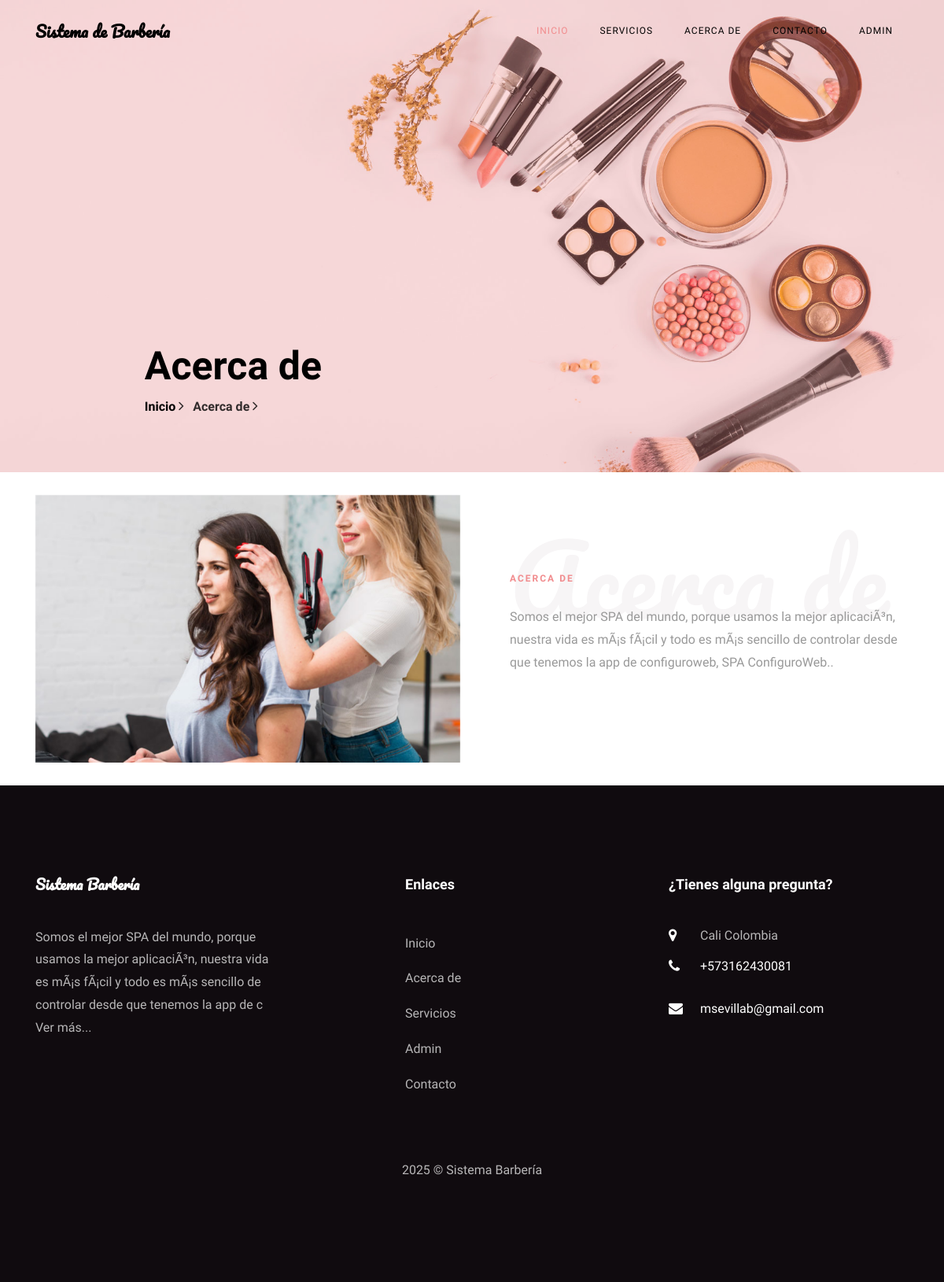
The page /about.php on the database as committed earlier.
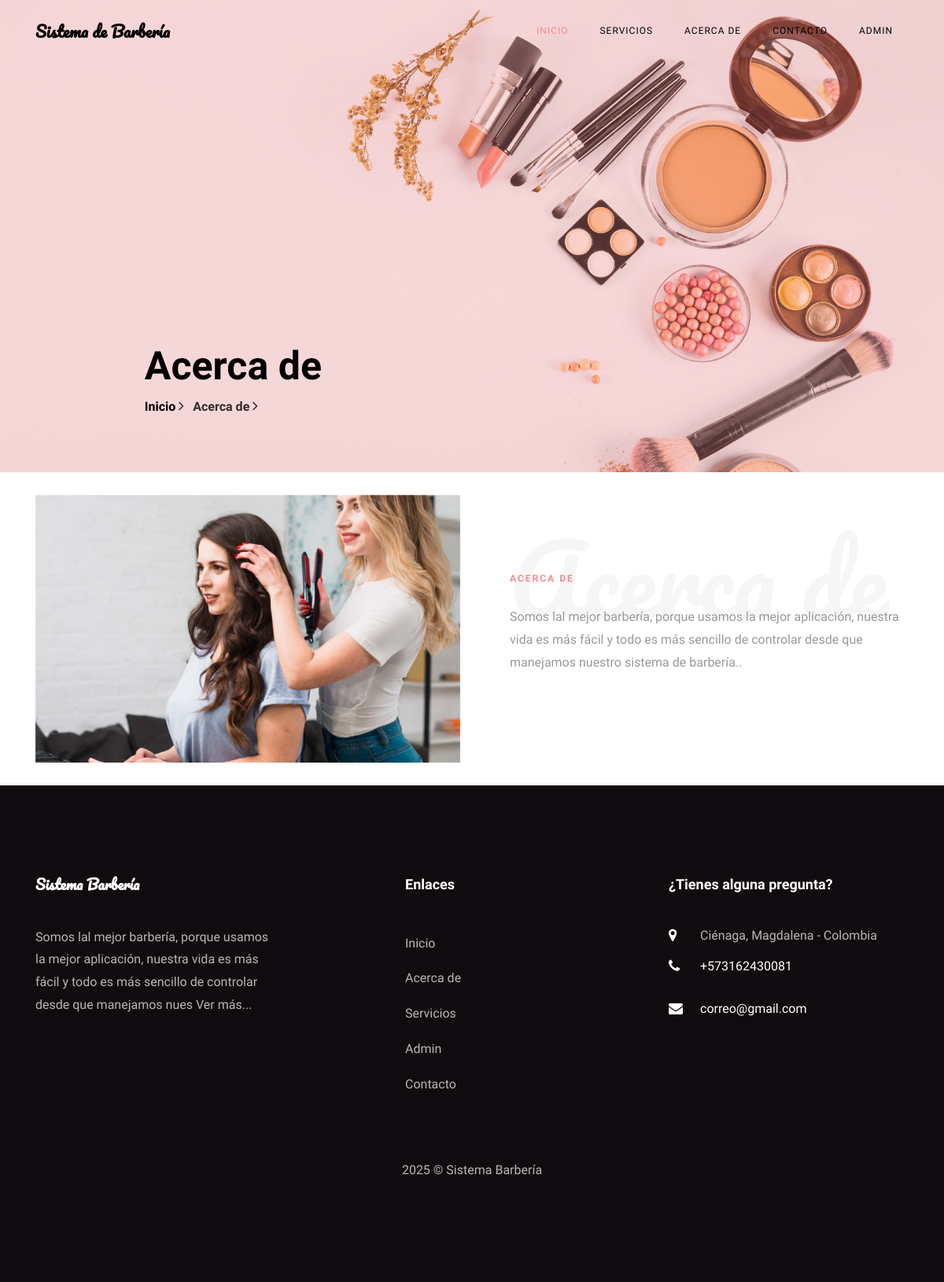
The same page on the database as committed later.
### tables this page shows
CREATE TABLE `tblpage` (
  `ID` int(10) NOT NULL,
  `PageType` varchar(200) DEFAULT NULL,
  `PageTitle` mediumtext DEFAULT NULL,
  `PageDescription` mediumtext DEFAULT NULL,
  `Email` varchar(200) DEFAULT NULL,
  `MobileNumber` bigint(10) DEFAULT NULL,
  `UpdationDate` date DEFAULT NULL,
  `Timing` varchar(200) NOT NULL
);

### about.php (the view, shortened to what this page needs)
<?php
include('includes/dbconnection.php');
?>
<!DOCTYPE html>
<html lang="en">
  <head>
    <link rel="stylesheet" href="css/open-iconic-bootstrap.min.css">
    <link rel="stylesheet" href="css/animate.css">
    <link rel="stylesheet" href="css/owl.carousel.min.css">
    <link rel="stylesheet" href="css/owl.theme.default.min.css">
    <link rel="stylesheet" href="css/magnific-popup.css">
    <link rel="stylesheet" href="css/aos.css">
    <link rel="stylesheet" href="css/ionicons.min.css">
    <link rel="stylesheet" href="css/bootstrap-datepicker.css">
    <link rel="stylesheet" href="css/jquery.timepicker.css">
    <link rel="stylesheet" href="css/flaticon.css">
    <link rel="stylesheet" href="css/icomoon.css">
    <link rel="stylesheet" href="css/style.css">
  </head>
  <body>
	  <?php include_once('includes/header.php');?>
    <section class="hero-wrap hero-wrap-2" style="background-image: url('images/bg-2.jpg');" data-stellar-background-ratio="0.5">
      <div class="overlay"></div>
      <div class="container">
        <div class="row no-gutters slider-text js-fullheight align-items-end justify-content-center">
          <div class="col-md-9 ftco-animate pb-5">
            <h2 class="mb-0 bread">Acerca de</h2>
            <p class="breadcrumbs"><span class="mr-2"><a href="index.php">Inicio <i class="ion-ios-arrow-forward"></i></a></span> <span>Acerca de <i class="ion-ios-arrow-forward"></i></span></p>
          </div>
        </div>
      </div>
    </section>
    <br>
    <section class="ftco-section ftco-no-pb ftco-no-pt">
			<div class="container">
				<div class="row">
					<div class="col-md-6 d-flex">
						<div class="p-md-5 img img-2 d-flex justify-content-center align-items-center" style="background-image: url(images/about.jpg);">
						</div>
					</div>
					<div class="col-md-6 py-md-5 pb-5 wrap-about pb-md-5 ftco-animate">
						<?php
$ret=mysqli_query($con,"select * from tblpage where PageType='aboutus' ");
while ($row=mysqli_fetch_array($ret)) {
?>
	          <div class="heading-section mb-4 mt-md-5">
	          	<h1 class="big">Acerca de</h1>
	          	<span class="subheading"><?php  echo $row['PageTitle'];?></span>
	          </div>
	          <div class="pb-md-5">
							<p><?php  echo $row['PageDescription'];?>.</p>
						</div>
						<?php } ?>
					</div>
				</div>
			</div>
		</section>
		<br>
   <?php include_once('includes/footer.php');?>
  </body>
</html>

### includes/header.php
<nav class="navbar navbar-expand-lg navbar-dark ftco_navbar bg-dark ftco-navbar-light" id="ftco-navbar">
      <div class="container">
        <a class="navbar-brand" href="index.php">Sistema de Barbería</a>
        <div class="collapse navbar-collapse" id="ftco-nav">
          <ul class="navbar-nav ml-auto">
            <li class="nav-item active"><a href="index.php" class="nav-link">Inicio</a></li>
            <li class="nav-item"><a href="services.php" class="nav-link">Servicios</a></li>
            <li class="nav-item"><a href="about.php" class="nav-link">Acerca de</a></li>
            <li class="nav-item"><a href="contact.php" class="nav-link">Contacto</a></li>
            <li class="nav-item"><a href="admin/index.php" class="nav-link">Admin</a></li>
          </ul>
        </div>
      </div>
    </nav>

### includes/footer.php (shortened to what this page needs)
 <?php
include('includes/dbconnection.php');
?>
 <footer class="ftco-footer ftco-section">
      <div class="container">
        <div class="row mb-5">
          <div class="col-md">
            <div class="ftco-footer-widget mb-4">
              <h2 class="ftco-heading-2 logo">Sistema Barbería</h2>
              <?php
$ret=mysqli_query($con,"select * from tblpage where PageType='aboutus' ");
while ($row=mysqli_fetch_array($ret)) {
?>
              <p><?php  echo substr($row['PageDescription'],0,200);?> <a href="about.php">Ver más...</a></p><?php } ?>
            </div>
          </div>
          <div class="col-md" style="padding-left: 150px">
             <div class="ftco-footer-widget mb-4">
              <h2 class="ftco-heading-2">Enlaces</h2>
              <ul class="list-unstyled">
                <li><a href="index.php" class="py-2 d-block">Inicio</a></li>
                <li><a href="about.php" class="py-2 d-block">Acerca de</a></li>
                <li><a href="services.php" class="py-2 d-block">Servicios</a></li>
                <li><a href="admin/index.php" class="py-2 d-block">Admin</a></li>
                <li><a href="contact.php" class="py-2 d-block">Contacto</a></li>
              </ul>
            </div>
          </div>
          <div class="col-md">
            <div class="ftco-footer-widget mb-4">
            	<h2 class="ftco-heading-2">¿Tienes alguna pregunta?</h2>
            	<div class="block-23 mb-3">
                <?php
$ret=mysqli_query($con,"select * from tblpage where PageType='contactus' ");
while ($row=mysqli_fetch_array($ret)) {
?>
	              <ul>
	                <li><span class="icon icon-map-marker"></span><span class="text"><?php  echo $row['PageDescription'];?></span></li>
	                <li><a href="#"><span class="icon icon-phone"></span><span class="text">+<?php  echo $row['MobileNumber'];?></span></a></li>
	                <li><a href="#"><span class="icon icon-envelope"></span><span class="text"><?php  echo $row['Email'];?></span></a></li>
	              </ul>
	            </div>
               <?php } ?>
            </div>
          </div>
        </div>
        <div class="row">
          <div class="col-md-12 text-center">
            <p>
  2025 &copy; Sistema Barbería </p>
          </div>
        </div>
      </div>
    </footer>

### css/icomoon.css (style rules this page uses)
[class^="icon-"], [class*=" icon-"] { font-family: 'icomoon' !important; speak: none; font-style: normal; font-weight: normal; font-variant: normal; text-transform: none; line-height: 1; -webkit-font-smoothing: antialiased; -moz-osx-font-smoothing: grayscale; }
.icon-map-marker:before { content: "\f041"; }
.icon-phone:before { content: "\f095"; }
.icon-envelope:before { content: "\f0e0"; }

Rows that differ between the two databases and show on the page:
changed tblpage "ACERCA DE": PageDescription "Somos el mejor SPA del mundo, porque usamos la mejor aplicaciÃ³n, nuestra vida es mÃ¡s fÃ¡cil y todo es mÃ¡s sencillo de controlar desde que tenemos la app de configuroweb, SPA ConfiguroWeb." → "Somos lal mejor barbería, porque usamos la mejor aplicación, nuestra vida es más fácil y todo es más sencillo de controlar desde que manejamos nuestro sistema de barbería."; PageDescription "Somos el mejor SPA del mundo, porque usamos la mejor aplicaciÃ³n, nuestra vida es mÃ¡s fÃ¡cil y todo es mÃ¡s sencillo de controlar desde que tenemos la app de c" → "Somos lal mejor barbería, porque usamos la mejor aplicación, nuestra vida es más fácil y todo es más sencillo de controlar desde que manejamos nues"
changed tblpage: PageDescription "Cali Colombia" → "Ciénaga, Magdalena - Colombia"; Email "msevillab@gmail.com" → "correo@gmail.com"
